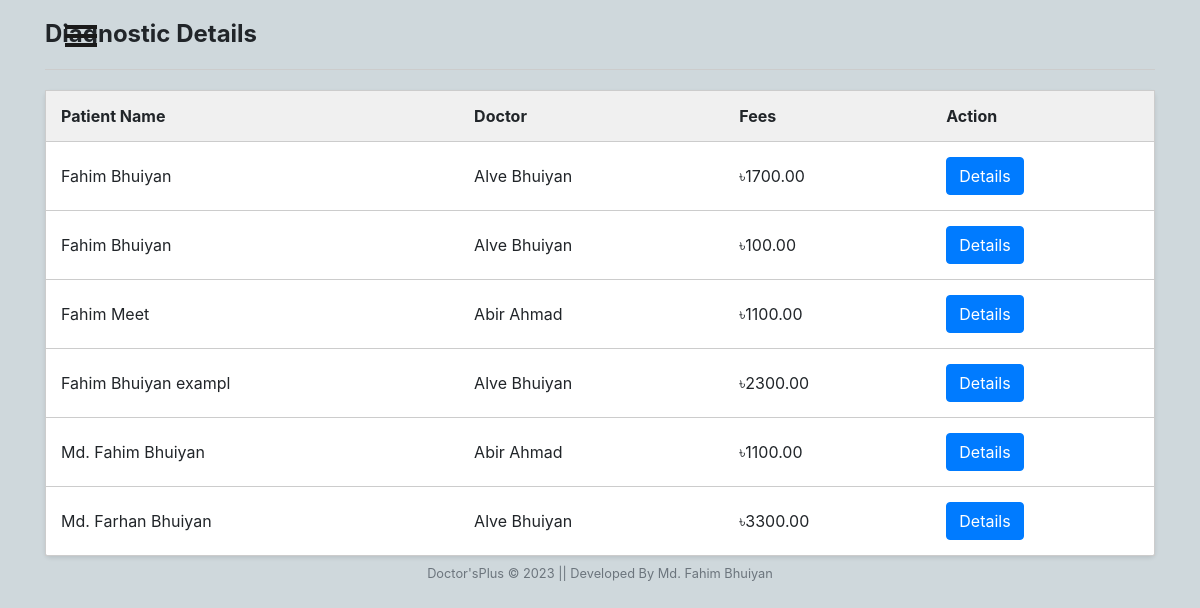
Screenshot of /admins/diagnostic_details_admin/ with the database file from the repository.
### patient/models.py (models this page shows, shortened)
class DiagnosticOrder(models.Model):
    GENDER_CHOICES = (
        ('Male', 'Male'),
        ('Female', 'Female'),
        ('Other', 'Other'),
    )
    patient = models.ForeignKey(User, on_delete=models.CASCADE)
    patient_name = models.CharField(max_length=20, null=True)
    patient_age = models.IntegerField(null=True)
    patient_mobile = models.CharField(max_length=20, null=True)
    patient_email = models.EmailField(null=True)
    patient_gender = models.CharField(max_length=6, choices=GENDER_CHOICES, null=True)
    doctor = models.ForeignKey(Doctor, on_delete=models.CASCADE)
    Address = models.CharField(max_length=250)
    additional_tests = models.ManyToManyField(Diagnostic, related_name='additional_orders')
    payment_amount = models.DecimalField(max_digits=8, decimal_places=2)
    payment_status = models.BooleanField(default=True)

### doctor/models.py (models this page shows, shortened)
class Doctor(models.Model):
    user = models.OneToOneField(User, on_delete=models.CASCADE)
    bmdc = models.CharField(max_length=10, null=False, unique=True, default='')
    address = models.CharField(max_length=40, default='')
    mobile = models.CharField(
        max_length=20, null=False, unique=True, default='')
    date_of_birth = models.DateField(null=True, blank=True)
    specialist = models.CharField(max_length=40, default='')
    experience = models.CharField(max_length=2, default='')
    hospital = models.CharField(max_length=40, null=True, blank=True)
    consultation_fee = models.CharField(max_length=40, default='')
    bio = models.CharField(max_length=200, default='')
    gender_choices = (
        ('Male', 'Male'),
        ('Female', 'Female'),
        ('Other', 'Other'),
    )
    gender = models.CharField(
        max_length=6, choices=gender_choices, null=True, blank=True)
    def __str__(self):
        return self.user.first_name + " "+self.user.last_name

### adminView/views.py (the view)
# urls.py: path('diagnostic_details_admin/', views.diagnostic_details_admin, name='diagnostic_details_admin'),
def diagnostic_details_admin(request):
    orders = DiagnosticOrder.objects.filter()
    return render(request, 'diagnostics/diagnostic_details_admin.html', {'orders': orders})

### Templates/diagnostics/diagnostic_details_admin.html (shortened to what this page needs)
{% load static %}
<html lang="en">
<head>
    <link rel="stylesheet" href="{% static 'css/diagnostic_details_admin.css' %}">
</head>
<body>
    {% include "admin/side_nav_bar.html" %}
    <div class="container">
        <h2 class="section-title">Diagnostic Details</h2>
        <div class="divider"></div>
        <table class="appointment-table">
            <tr>
                <th>Patient Name</th>
                <th>Doctor</th>
                <th>Fees</th>
                <th>Action</th>
            </tr>
            {% for order in orders%}
            <tr>
                <td>{{ order.patient_name }}</td>
                <td>{{ order.doctor }}</td>
                <td> ৳{{ order.payment_amount }}</td>
                <td><a href="{% url 'details_admin' order.pk %}" class="btn btn-primary">Details</a></td>
            </tr>
            {% empty %}
            <tr>
                <td colspan="5" class="no-appointments">No Test available.</td>
            </tr>
            {% endfor %}
        </table>
    </div>
    {% include "Home/footer.html" %}
</body>
</html>

### static/CSS/diagnostic_details_admin.css (style rules this page uses)
body { font-family: Arial, sans-serif; margin: 0; padding: 20px; background-color: #f7f7f7; }
.container { max-width: 600px; margin: 0 auto; }
.appointment-table { width: 100%; border-collapse: collapse; background-color: #fff; border: 1px solid #ccc; border-radius: 5px; box-shadow: 0 2px 4px rgba(0, 0, 0, 0.1); }
.appointment-table th, .appointment-table td { padding: 15px; text-align: left; border-bottom: 1px solid #ccc; }
.appointment-table th { background-color: #f0f0f0; }
.appointment-table tr:last-child td { border-bottom: none; }
.section-title { font-size: 24px; font-weight: bold; margin-bottom: 10px; }
.divider { border-top: 1px solid #ccc; margin: 20px 0; }

### static/CSS/patientnav.css (style rules this page uses)
body { position: relative; overflow-x: hidden; background-color: #cfd8dc; }
body, html { height: 100%; }

### rows the page displays
DiagnosticOrder: patient_name "Fahim Bhuiyan", doctor "Alve Bhuiyan", payment_amount "1700.00"
DiagnosticOrder: patient_name "Fahim Bhuiyan", doctor "Alve Bhuiyan", payment_amount "100.00"
DiagnosticOrder: patient_name "Fahim Meet", doctor "Abir Ahmad", payment_amount "1100.00"
DiagnosticOrder: patient_name "Fahim Bhuiyan exampl", doctor "Alve Bhuiyan", payment_amount "2300.00"
DiagnosticOrder: patient_name "Md. Fahim Bhuiyan", doctor "Abir Ahmad", payment_amount "1100.00"
DiagnosticOrder: patient_name "Md. Farhan Bhuiyan", doctor "Alve Bhuiyan", payment_amount "3300.00"
